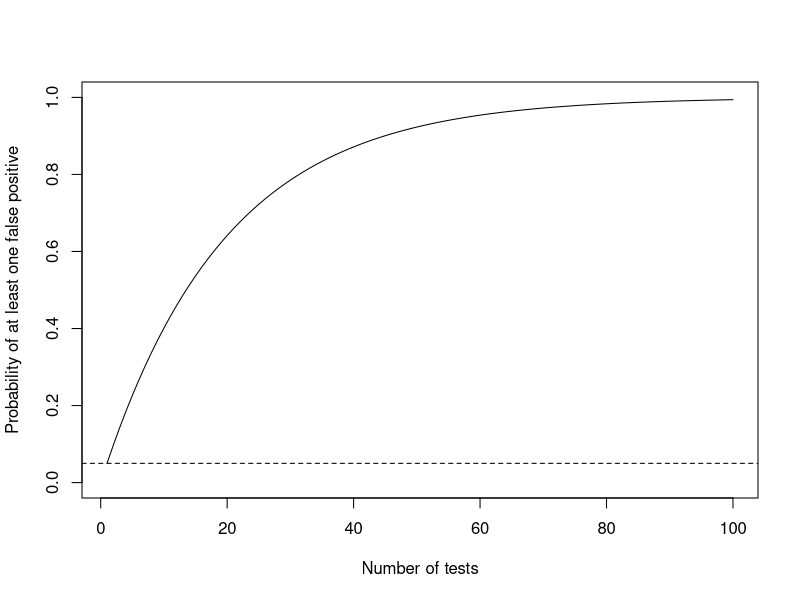
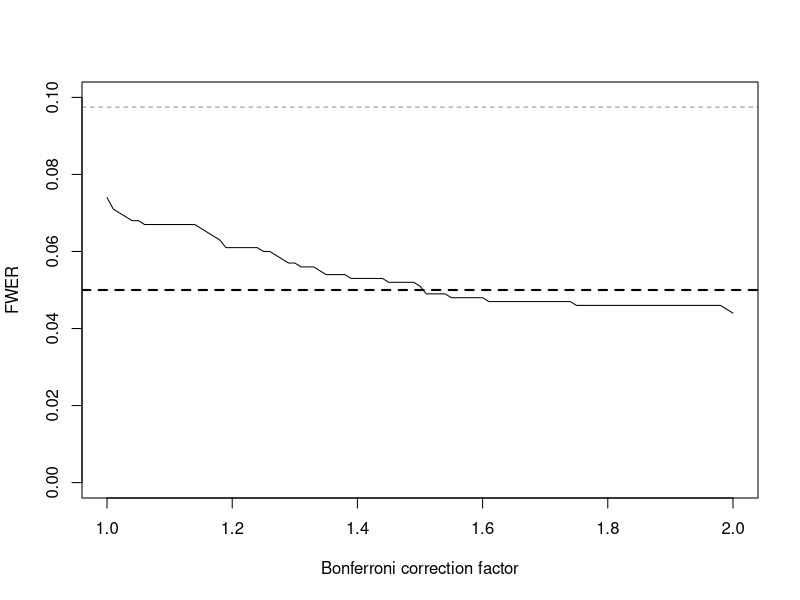

Generate these figures, in order, with R:
## ---- chunk 1
knitr::opts_chunk$set(cache=TRUE)
## ---- chunk 2
x <- seq_len(100)
y <- 1 - (1 - 0.05)^x

plot(x, y, type = 'l',
     xlab = "Number of tests",
     ylab = "Probability of at least one false positive",
     ylim = c(0, 1))
abline(h = 0.05, lty = 2)
## ---- chunk 3
library(mvtnorm)
n <- 25
B <- 1000
alpha <- 0.05

Sigma <- matrix(c(1, 0.5, 0.5, 1), 
                ncol = 2)
## ---- chunk 4
results <- replicate(B, {
  X <- rmvnorm(n, sigma = Sigma)
  Y <- rnorm(n)
  
  test1 <- t.test(X[,1], Y)
  test2 <- t.test(X[,2], Y)
  
  return(c("test1" = test1$p.value,
           "test2" = test2$p.value))
})
## ---- chunk 5
rowMeans(results < alpha)
table(colSums(results < alpha))/B
## ---- chunk 6
# Now compute FWER
mean(colSums(results < alpha) > 0)
mean(colSums(results < alpha/2) > 0)
## ---- chunk 7
m_vect <- seq(1, 2, by = 0.01)
fwer_vect <- sapply(m_vect, function(m) mean(colSums(results < alpha/m) > 0))

plot(m_vect, fwer_vect, type = 'l', xlab = "Bonferroni correction factor", ylab = "FWER",
     ylim = c(0, 0.1))
# Add a line for nominal FWER and nominal overall significance level (assuming independence)
abline(h = c(alpha, 1-(1-alpha)^2), lty = 2, lwd = c(2,0.5))
